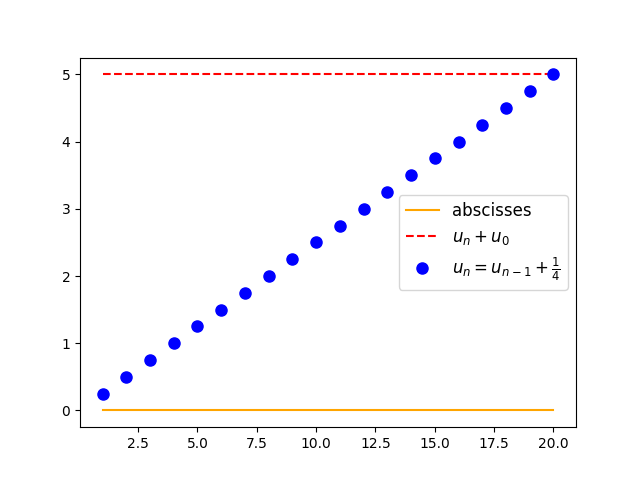

This chart was generated by the following Python code:
import numpy as np
import matplotlib.pyplot as plt
from scipy.interpolate import interp1d

x = np.arange(1, 21) #intervalle [a;b[ du graphique


y = x/4#courbe

abscisses = 0*x

limite = [5 for i in range(20)]

plt.close()

###### abcisses
plt.plot(x, abscisses
            , color="orange"
            , markersize=0
            , label="abscisses")

###### limite

plt.plot(x, limite
            , color="red"
            , markersize=0
            , label=r'$u_n + u_0$'
            , linestyle="dashed")


###### courbe

plt.plot(x, y, marker="o"
            , color="blue"
            , markersize=8
            , label=r'$u_n = u_{n-1}+\frac{1}{4}$'
            , linestyle="None")


plt.legend(loc='best', fontsize=12)

plt.savefig(__file__[0:-3]+".png")
